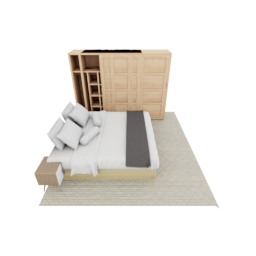
#> input picture 0025_colors.png, 256 x 256 px, given in place of 0000.png, which was not available
$ jupyter execute --allow-errors view.ipynb   (text cells are left out)
#> lines starting #> are read from the running program, lines starting #| are printed output that depends on the picture; after the words box and inside, x2 and y2 are one past the last pixel; in counts of white or black regions, pixels touching at a corner belong together; pictures that were not available may be replaced by others from this repository, and a replacement may not be noted
### scripts/create_camera_positions.py
import argparse
import os
import json
import numpy as np
import torch
from tqdm import tqdm
import scipy.ndimage
import scipy.spatial

CLASSES_3DFRONT_WITH_LAMPS = {
    0: 'armchair', 1: 'bookshelf', 2: 'cabinet', 3: 'ceiling_lamp', 4: 'chair', 5: 'children_cabinet', 6: 'coffee_table',
    7: 'desk', 8: 'double_bed', 9: 'dressing_chair', 10: 'dressing_table', 11: 'kids_bed', 12: 'night_stand',
    13: 'pendant_lamp', 14: 'shelf', 15: 'single_bed', 16: 'sofa', 17: 'stool', 18: 'table', 19: 'tv_stand', 20: 'wardrobe',
    21: 'start', 22: 'end'
}

CLASSES_3DFRONT_WITHOUT_LAMPS = {
    0: 'armchair', 1: 'bookshelf', 2: 'cabinet', 3: 'chair', 4: 'children_cabinet', 5: 'coffee_table',
    6: 'desk', 7: 'double_bed', 8: 'dressing_chair', 9: 'dressing_table', 10: 'kids_bed', 11: 'night_stand',
    12: 'shelf', 13: 'single_bed', 14: 'sofa', 15: 'stool', 16: 'table', 17: 'tv_stand', 18: 'wardrobe',
    19: 'start', 20: 'end'
}

CLASSES_3DFRONT = {23: CLASSES_3DFRONT_WITH_LAMPS, 21: CLASSES_3DFRONT_WITHOUT_LAMPS}
CLASS_NAME_TO_ID = {
    n_classes: {name: idx for idx, name in class_map.items()}
    for n_classes, class_map in CLASSES_3DFRONT.items()
}

# import open3d as o3d
bed_class_labels = {
    21: [7, 10, 13], # without lamps
    23: [8, 11, 15], # with lamps
    }


# [49 lines left out: functions resolve_anchor_class_indices, load_class_name_to_id, resolve_anchor_class_indices_dynamic, not called in this run]
def main(args):
    if args.device == "auto":
        device = "cuda" if torch.cuda.is_available() else "cpu"
    else:
        device = args.device

    class_name_to_id = load_class_name_to_id(args.path_in)

    scenes = sorted(os.listdir(args.path_in))[args.start_idx:args.end_idx]
    for scene in tqdm(scenes):
        # if 'SecondBedroom-6482' not in scene:
        #     continue
        path_in_scene = os.path.join(args.path_in, scene)
        path_in_labels = os.path.join(path_in_scene, 'boxes.npz')
        path_out_scene = os.path.join(args.path_out, scene)
        path_out_labels = os.path.join(path_out_scene, 'boxes.npz')
        if not os.path.isfile(path_in_labels) or os.path.isfile(path_out_labels):
            continue
        labels = load_labels(
            path_in_labels,
            args.max_coords,
            device=device,
            beds_only=args.beds_only
        )
        if args.remove_classes is not None:
            num_classes = labels['class_labels'].shape[-1]
            if class_name_to_id is not None:
                missing = [
                    class_name for class_name in args.remove_classes
                    if class_name not in class_name_to_id
                ]
                if missing:
                    raise ValueError(
                        "Unknown remove classes {}. Available: {}".format(
                            missing, sorted(class_name_to_id.keys())
                        )
                    )
                remove_classes_idx = [
                    class_name_to_id[class_name] for class_name in args.remove_classes
                ]
            else:
                class_dict = dict((v,k) for k,v in CLASSES_3DFRONT[num_classes].items())
                remove_classes_idx = [class_dict[class_name] for class_name in args.remove_classes]
            class_indices = np.where(labels['class_labels'].cpu().numpy())[1]
            remove_classes_mask = np.isin(class_indices, remove_classes_idx) == False
            remove_classes_mask = remove_classes_mask.tolist()
            labels['class_labels'] = labels['class_labels'][remove_classes_mask]
            labels['translations'] = labels['translations'][remove_classes_mask]
            labels['sizes'] = labels['sizes'][remove_classes_mask]
            labels['angles'] = labels['angles'][remove_classes_mask]

        num_classes = labels['class_labels'].shape[-1]
        anchor_class_indices = resolve_anchor_class_indices_dynamic(
            num_classes,
            args.anchor_classes,
            class_name_to_id=class_name_to_id
        )

        scene_grid, bed_grid, room_layout, bed_center, valid_mask = create_voxel_grid(
            **labels,
            beds_only=args.beds_only,
            bed_size=args.bed_size,
            anchor_class_indices=anchor_class_indices
        )
        if args.sampling_mode == "anchor" and (bed_grid is None or bed_center is None):
            print(f"{scene} does not contain any anchor-class object")
            continue
        camera_coords, target_coords = sample_camera_positions(
            scene_grid, bed_grid, room_layout, bed_center, args.max_coords,
            args.num_samples_scene, beds_only=args.beds_only,
            sampling_mode=args.sampling_mode,
            orbit_min_radius=args.orbit_min_radius,
            orbit_max_radius=args.orbit_max_radius
        )
        if camera_coords is None or target_coords is None:
            print(f"{scene} does not have the anchor object or floorplan in the center")
            continue

        if target_coords.shape[0] == args.num_samples_scene and camera_coords.shape[0] == args.num_samples_scene:
            # Write camera and target coordinates into labels
            labels_out = dict(np.load(path_in_labels))
            labels_out['camera_coords'] = camera_coords.cpu().numpy()
            labels_out['target_coords'] = target_coords.cpu().numpy()
            if args.remove_classes is not None:
                # Remove objects not in class list
                for k in ['class_labels', 'translations', 'sizes', 'angles']:
                    labels_out[k] = labels_out[k][remove_classes_mask]
            # Remove objects not on the ground
            for k in ['class_labels', 'translations', 'sizes', 'angles']:
                labels_out[k] = labels_out[k][valid_mask]
            num_invalid = valid_mask.count(False)
            if num_invalid > 0:
                print(f'Found {num_invalid} objects not on the ground for {scene}')
            # Don't save if there is no anchor class object
            num_classes = labels_out['class_labels'].shape[-1]
            classes = np.where(labels_out['class_labels'])[1]
            if args.sampling_mode == "anchor" and np.isin(classes, anchor_class_indices).sum() == 0:
                print(f'Found no anchor object for {scene}')
                continue
            os.makedirs(path_out_scene, exist_ok=True)
            np.savez(path_out_labels, **labels_out)


# [138 lines left out: function sample_camera_positions, not called in this run]

# [75 lines of commented-out code are left out]

def load_labels(path_file, max_coords, device='cuda', beds_only=False):
    with open(path_file, 'rb') as f:
        boxes = np.load(f)
        class_labels=boxes["class_labels"]
        translations=boxes["translations"]
        sizes=boxes["sizes"]
        angles=boxes["angles"]
        room_layout = boxes["room_layout"]
        floor_plan_centroid = boxes["floor_plan_centroid"]
    class_labels = torch.from_numpy(class_labels).to(device)
    translations = torch.from_numpy(translations).to(device)
    sizes = torch.from_numpy(sizes).to(device)
    angles = torch.from_numpy(angles).to(device)
    room_layout = torch.from_numpy(room_layout).to(device)
    floor_plan_centroid = torch.from_numpy(floor_plan_centroid).to(device)
    # Divide by max values to scale into [-0.5,0.5]
    sizes = sizes/torch.tensor(max_coords, device=sizes.device)
    translations = translations/torch.tensor(max_coords, device=sizes.device)
    translations[..., 1] -= 0.5
    room_layout = (room_layout.float() / 255.0).permute(2, 0, 1)
    # Swap axes H and W
    room_layout = room_layout.permute(0, 2, 1)
    # Mirror z axis (W)
    translations[:,2] *= -1
    room_layout = room_layout.flip(dims=[2])
    if beds_only:
        # Set center to 0,0
        translations[:,[0, 2]] = 0
    labels = {
        'class_labels': class_labels,
        'translations': translations,
        'sizes': sizes,
        'angles': angles,
        'room_layout': room_layout,
        'floor_plan_centroid': floor_plan_centroid,
    }
    return labels

# [140 lines left out: functions create_voxel_grid, get_rotation_matrix, voxelize, ravel_index, not called in this run]

def shape_padright(x, n_ones=1):
    pattern = tuple(range(x.ndimension())) + ('x',) * n_ones
    return dimshuffle(x, pattern)

# [18 lines left out: functions dimshuffle, bwdist_manhattan, not called in this run]


# [83 lines that do not run on import are left out]

### view.ipynb
[cell 1]
import numpy as np
import os
import scripts.create_camera_positions as src
import torch

[cell 2]
in_path = '/root/desktop/3D-FRONT/3D-FRONT-processed/bedrooms_without_lamps/0a9f5311-49e1-414c-ba7b-b42a171459a3_SecondBedroom-18509/boxes.npz'
out_path = '/root/desktop/3D-FRONT/3D-FRONT-processed/bedrooms_without_lamps_full_labels/0a9f5311-49e1-414c-ba7b-b42a171459a3_SecondBedroom-18509/boxes.npz'
out2 = '/root/desktop/3D-FRONT/3D-FRONT-processed/bedrooms_without_lamps_full_labels/0a25c251-7c80-4808-b609-3d6fbae9efad_MasterBedroom-2888/boxes.npz'

#> (a cell that did not finish here is left out)

[cell 4]
dict['camera_coords']

[cell 5]
dict['target_coords']

[cell 6]
print(torch.cuda.is_available())
#> (this line was passed over: torch is not available in this run)
print(torch.version.cuda)
path_in_labels = in_path
max_coords = [6.0, 4.0, 6.0]
#> (the rest of this cell did not finish here and is left out)


[cell 7]
out = '/root/desktop/tmp/00110bde-f580-40be-b8bb-88715b338a2a_Bedroom-43072/boxes.npz'
#> (the rest of this cell did not finish here and is left out)

#> (a cell that did not finish here is left out)

[cell 9]
import scripts.create_camera_positions as src
import argparse
import sys
import os

os.system('rm -rf /root/desktop/test')

sys.argv = sys.argv[:1]

parser = argparse.ArgumentParser()
parser.add_argument(
        "--path-in",
        default="/root/desktop/3D-FRONT/3D-FRONT-processed/bedrooms_without_lamps",
        help="Path to scenes with bounding boxes"
    )
parser.add_argument(
        "--path-out",
        default="/root/desktop/test",
        help="Path to scenes with bounding boxes"
    )
parser.add_argument(
        "--max-coords",
        default=[6.0, 4.0, 6.0],
        help="Maximum xyz coordinate values"
    )
parser.add_argument(
        "--num-samples-scene",
        default=40,
        type=int,
        help="Sample given number of different camera poses"
    )
parser.add_argument(
    "--beds-only",
    action="store_true",
    help="Only render beds in the center"
)
parser.add_argument(
        "--start-idx",
        default=0,
        type=int
    )
parser.add_argument(
        "--end-idx",
        default=1,
        type=int
    )
parser.add_argument(
        "--remove-classes",
        default=None,
        type=str,
        nargs='+'
    )
parser.add_argument(
        "--bed-size",
        default=1.0,
        type=float
    )
args = parser.parse_args()
#> (the rest of this cell did not finish here and is left out)

[cell 10]
import scripts.create_camera_positions as src
import argparse
import sys
import os

os.system('rm -rf /root/desktop/test')

sys.argv = sys.argv[:1]

parser = argparse.ArgumentParser()
parser.add_argument(
        "--path-in",
        default="/root/desktop/3D-FRONT/3D-FRONT-processed/bedrooms_without_lamps",
        help="Path to scenes with bounding boxes"
    )
parser.add_argument(
        "--path-out",
        default="/root/desktop/test",
        help="Path to scenes with bounding boxes"
    )
parser.add_argument(
        "--max-coords",
        default=[6.0, 4.0, 6.0],
        help="Maximum xyz coordinate values"
    )
parser.add_argument(
        "--num-samples-scene",
        default=40,
        type=int,
        help="Sample given number of different camera poses"
    )
parser.add_argument(
    "--beds-only",
    action="store_true",
    help="Only render beds in the center"
)
parser.add_argument(
        "--start-idx",
        default=0,
        type=int
    )
parser.add_argument(
        "--end-idx",
        default=1,
        type=int
    )
parser.add_argument(
        "--remove-classes",
        default=None,
        type=str,
        nargs='+'
    )
parser.add_argument(
        "--bed-size",
        default=1.0,
        type=float
    )
args = parser.parse_args()
#> (the rest of this cell did not finish here and is left out)

[cell 11]
import scripts.create_camera_positions as src
import argparse
import sys
import os

os.system('rm -rf /root/desktop/test')

sys.argv = sys.argv[:1]

parser = argparse.ArgumentParser()
parser.add_argument(
        "--path-in",
        default="/root/desktop/3D-FRONT/3D-FRONT-processed/bedrooms_without_lamps",
        help="Path to scenes with bounding boxes"
    )
parser.add_argument(
        "--path-out",
        default="/root/desktop/test",
        help="Path to scenes with bounding boxes"
    )
parser.add_argument(
        "--max-coords",
        default=[6.0, 4.0, 6.0],
        help="Maximum xyz coordinate values"
    )
parser.add_argument(
        "--num-samples-scene",
        default=40,
        type=int,
        help="Sample given number of different camera poses"
    )
parser.add_argument(
    "--beds-only",
    action="store_true",
    help="Only render beds in the center"
)
parser.add_argument(
        "--start-idx",
        default=0,
        type=int
    )
parser.add_argument(
        "--end-idx",
        default=1,
        type=int
    )
parser.add_argument(
        "--remove-classes",
        default=None,
        type=str,
        nargs='+'
    )
parser.add_argument(
        "--bed-size",
        default=1.0,
        type=float
    )
args = parser.parse_args()
#> (the rest of this cell did not finish here and is left out)

[cell 12]
import numpy as np
np.cos(0), np.cos(30), np.cos(60), np.cos(90)

[cell 13]
import torch
import os
path_in="/root/desktop/tmp/3D-FRONT-processed/bedrooms_without_lamps_full_labels"
# path_in='/root/desktop/3D-FRONT/3D-FRONT-processed/bedrooms_without_lamps'
#> (the rest of this cell did not finish here and is left out)

[cell 14]
import numpy as np
import matplotlib.pyplot as plt

CLASSES_3DFRONT_WITHOUT_LAMPS = {
    0: 'armchair', 1: 'bookshelf', 2: 'cabinet', 3: 'chair', 4: 'children_cabinet', 5: 'coffee_table',
    6: 'desk', 7: 'double_bed', 8: 'dressing_chair', 9: 'dressing_table', 10: 'kids_bed', 11: 'night_stand',
    12: 'shelf', 13: 'single_bed', 14: 'sofa', 15: 'stool', 16: 'table', 17: 'tv_stand', 18: 'wardrobe',
    19: 'start', 20: 'end'
}

room = np.zeros((256, 256))

# [17 lines left out: function get_voxel_index, not called in this run]

#> (the rest of this cell did not finish here and is left out)

#> (a cell that did not finish here is left out)

[cell 16]
import matplotlib.pyplot as plt
from PIL import Image

a = Image.open('/root/desktop/3D-FRONT/3D-FRONT-processed/bedrooms_without_lamps_full_images/images_256_depth/00110bde-f580-40be-b8bb-88715b338a2a_Bedroom-43072/0000.png')
#> a is the input picture: PIL image 256x256 RGBA; mean R, G, B, A 233.5, 230.3, 225.8, 78.9
a = np.array(a)
print(a.min())
#| 0
print(a.shape)
#| (256, 256, 4)
a = a[:, :, 0]
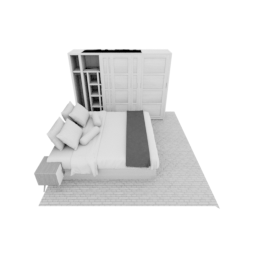
#> a: shape (256, 256); min 0, max 255, mean 233.5
plt.imshow(a, cmap='viridis', vmax=20)
plt.show()
a[(a > 20)] = 20
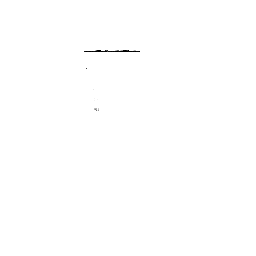
#> a: shape (256, 256); min 0, max 20, mean 19.98; drawn with min black and max white
plt.imshow(a, cmap='viridis')
plt.show()

[cell 17]
import matplotlib.pyplot as plt
from PIL import Image

a = Image.open('/root/desktop/3D-FRONT/3D-FRONT-processed/bedrooms_without_lamps_full_images/images_256_depth/00110bde-f580-40be-b8bb-88715b338a2a_Bedroom-43072/0000.png')
a = np.array(a)
a = a[:, :, 0]
a[(a < 50) & (a != 20)] = 100
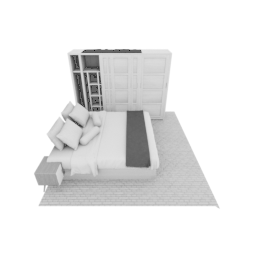
#> a: shape (256, 256); 0.49% of pixels changed, all inside (x1, y1, x2, y2) = (65, 50, 141, 146)
plt.imshow(a, cmap='viridis')
plt.show()

[cell 18]
import matplotlib.pyplot as plt
from PIL import Image

a = Image.open('/root/desktop/3D-FRONT/3D-FRONT-processed/bedrooms_without_lamps_full_images/images_256/00110bde-f580-40be-b8bb-88715b338a2a_Bedroom-43072/0000.png')
a = np.array(a)
plt.imshow(a)
plt.show()
alpha = a[:, :, 3]
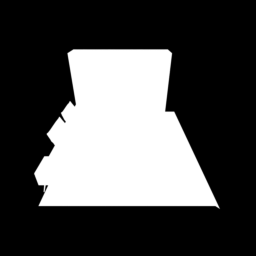
#> alpha: shape (256, 256); min 0, max 255, mean 78.9
plt.imshow(alpha)
alpha.sum() / 255 / 255
#> Out = 79.55

[cell 19]
import blenderproc as bproc
import argparse
import os
import numpy as np
import random
import re

front = "/root/desktop/3D-FRONT/3D-FRONT"
future_folder = "/root/desktop/3D-FRONT/3D-FUTURE-model"
front_3D_texture_path = "/root/desktop/3D-FRONT/3D-FRONT-texture"

bproc.init()
#> (this line was passed over: blenderproc is not available in this run)
